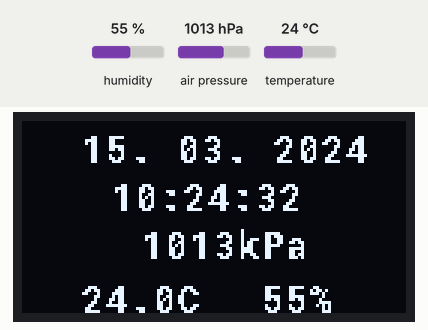
Recording of a sketch running on a simulated ESP32-C3. Parts: 128×64 one-colour display. The test bench sets the inputs (shaded band); at power-on: humidity 55 %, air pressure 1013 hPa, temperature 24 °C. WiFi joins after 1.5 s; servers stay silent unless stated; the local clock reads 2024-03-15 10:24:30 at power-on unless the sketch sets it; what the sketch prints to the serial monitor is not drawn.

Above: at 3.4 s.
3.5 s: humidity set to 22 %
At 5.1 s:
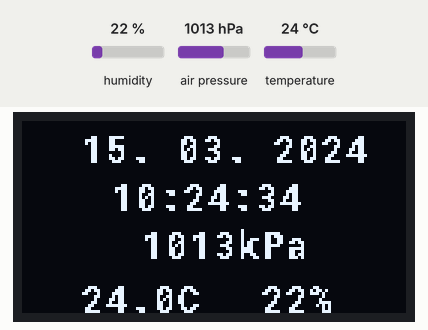
7.0 s: air pressure set to 952 hPa
At 8.5 s:
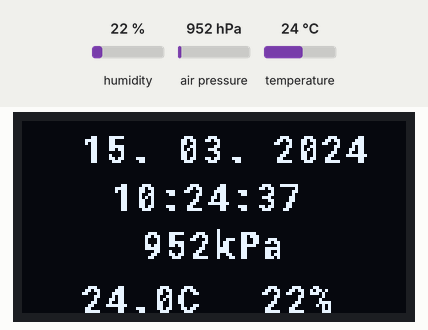
10.2 s: temperature set to 12 °C
At 11.7 s:
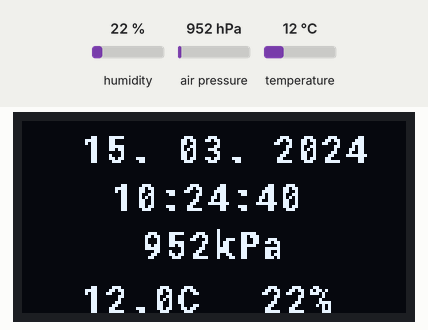
13.4 s: humidity set to 40 %
At 14.4 s:
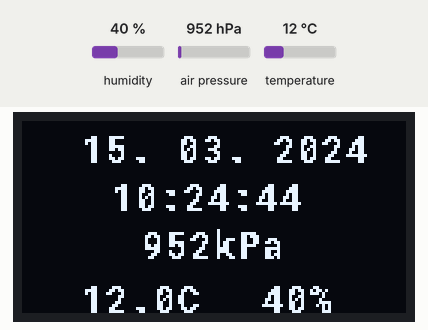
16.6 s: air pressure set to 975 hPa
At 18.0 s:
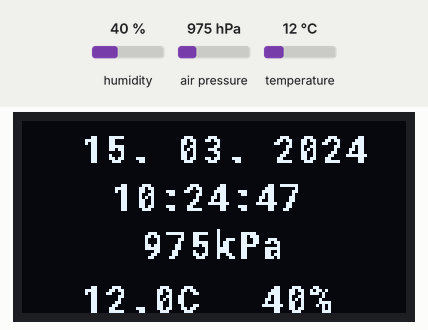
Timing chart, 0 to 19.6 s (numbered marks = the images above; inputs shaded):
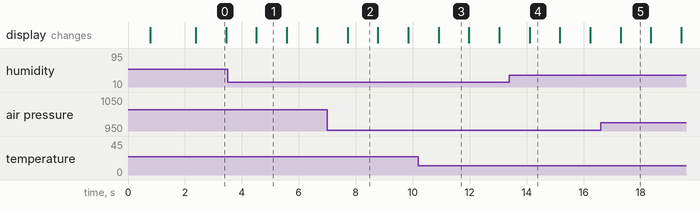

Measured:
- what the display in image 1 shows lasts 1.1 s, from 4.5 s to 5.6 s

The sketch:

esp32-oled-monitor.ino
```cpp
/*
* Example code for ESP32-C3_OLED_kit
*
* ESP32-C3-LPKit reads data from:
* * BME280: It shows the pressure, temperature and humidity
* on OLED display
*
* Hardware:
* LaskaKit ESP32-C3-LPKit                                   - https://www.laskakit.cz/laskkit-esp-12-board/
* LaskaKit BME280 Senzor tlaku, teploty a vlhkosti vzduchu  - https://www.laskakit.cz/arduino-senzor-tlaku--teploty-a-vlhkosti-bme280/
* LaskaKit OLED displej 128x64 1.3" I²C                     - https://www.laskakit.cz/laskakit-oled-displej-128x64-1-3--i2c/
*
* Library:
* https://github.com/adafruit/Adafruit_BME280_Library
* https://github.com/adafruit/Adafruit_SH110x
*
* CONFIGURATION:
* Copy config_template.h to config.h and fill in your WiFi credentials
*/

#include <Wire.h>
#include <Adafruit_GFX.h>
#include <Adafruit_SH110X.h>
#include <Math.h>
#include <time.h>

// Include configuration (if config.h doesn't exist, compilation will fail with clear error)
#include "config.h"

// NTPClient
#include <NTPClient.h>
NTPClient ntpClient;

// WiFi
#include <WiFi.h>

// Sensor
#include <Adafruit_BME280.h>
Adafruit_BME280 bme;

// fonts
#include "Roboto_Mono_Bold_12px.h"

Adafruit_SH1106G display = Adafruit_SH1106G(DISPLAY_WIDTH, DISPLAY_HEIGHT, &Wire, -1);

int co2 = 0;
float temperature = 0.0;
int pressure = 0;
int humidity = 0;

void setup() {

  // Speed of Serial
  Serial.begin(SERIAL_BAUDRATE);
  pinMode(POWER_PIN, OUTPUT);
  digitalWrite(POWER_PIN, HIGH); // enable power supply for uSup
  delay(500);

  Serial.println("Setup start");
  // set dedicated I2C pins from config
  Wire.begin(I2C_SDA_PIN, I2C_SCL_PIN); // SDA, SCL pins from config

  delay(250);                        // wait for the OLED to power up
  display.begin(OLED_ADDRESS, true);
  //display.setContrast (0); // dim display

  // Clear the buffer.
  display.clearDisplay();

  unsigned status;
  status = bme.begin();
  if (!status) {
      Serial.println("Could not find a valid BME280 sensor, check wiring, address, sensor ID!");
      while (1) delay(10);
  }

  // WiFi connection
  WiFi.begin(WIFI_SSID, WIFI_PASSWORD);
  Serial.print("Connecting to WiFi ...");
  while ( WiFi.status() != WL_CONNECTED ) {
    delay ( 500 );
    Serial.print ( "." );
  }
  Serial.println();
  Serial.println("WiFi connected.");

  // Setup NTP Client with DST rules for Czech Republic
  ntpClient.setTimeOffset(TIME_OFFSET);           // Base offset from config
  ntpClient.addDSTRule(29, 3, 2026, TIME_OFFSET); // Last Sunday in March, 2:00 AM -> 3:00 AM (GMT+2)
  ntpClient.addDSTRule(25, 10, 2026, 0);          // Last Sunday in October, 3:00 AM -> 2:00 AM (GMT+1)
  ntpClient.addDSTRule(28, 3, 2027, TIME_OFFSET); // DST starts 2027
  ntpClient.addDSTRule(31, 10, 2027, 0);          // DST ends 2027
  ntpClient.addDSTRule(27, 3, 2028, TIME_OFFSET); // DST starts 2028
  ntpClient.addDSTRule(29, 10, 2028, 0);          // DST ends 2028

  Serial.println("Setup done.");
}

void loop() {
  ntpClient.update();

  temperature = bme.readTemperature();
  humidity    = bme.readHumidity();
  pressure    = bme.readPressure() / 100.0F;

  Serial.println();
  Serial.print("Pressure:\t");
  Serial.print(pressure);
  Serial.println(" kPa");
  Serial.print("Temperature:\t");
  Serial.print(temperature);
  Serial.println(" °C");
  Serial.print("Humidity:\t");
  Serial.print(humidity);
  Serial.println("% rH");
  Serial.print("Time:\t");
  Serial.print(ntpClient.getFormattedTime());
  Serial.println("");
  Serial.print("Date:\t");
  Serial.print(ntpClient.getFormattedDate());
  Serial.println("");

  display.clearDisplay();

  // Date
  display.setFont(&Roboto_Mono_Bold_12);
  display.setTextColor(SH110X_WHITE);
  display.setCursor(20, 14);
  display.println(ntpClient.getFormattedDate());

  // Time
  display.setFont(&Roboto_Mono_Bold_12);
  display.setTextColor(SH110X_WHITE);
  display.setCursor(30, 30);
  display.println(ntpClient.getFormattedTime());

  // Pressure
  display.setFont(&Roboto_Mono_Bold_12);
  display.setTextColor(SH110X_WHITE);
  display.setCursor(40, 46);
  display.print(pressure);
  display.println("kPa");

  // Temperature
  display.setFont(&Roboto_Mono_Bold_12);
  display.setTextColor(SH110X_WHITE);
  display.setCursor(20, 64);
  display.print((round(temperature * 10) / 10.0), 1);
  display.println("C");

  // Humidity
  display.setFont(&Roboto_Mono_Bold_12);
  display.setTextColor(SH110X_WHITE);
  display.setCursor(80, 64);
  display.print(humidity);
  display.println("%");

  // update display
  display.display();

  delay(1000);
}
```

NTPClient.cpp
```cpp
#include "NTPClient.h"

NTPClient::NTPClient() {
  // Initialize DST variables
  _dstRulesCount = 0;

  // Initialize DST rules array
  for (int i = 0; i < 10; i++) {
    _dstRules[i].day = 0;
    _dstRules[i].month = 0;
    _dstRules[i].year = 0;
    _dstRules[i].offset = 0;
  }
}

void NTPClient::setPoolServerName(const char* poolServerName) {
    this->_poolServerName = poolServerName;
}

// DST Rules Implementation
bool NTPClient::addDSTRule(int day, int month, int year, long offset) {
  // Validate parameters
  if (day < 1 || day > 31 || month < 1 || month > 12 || year < 2020 || _dstRulesCount >= 10) {
    return false;
  }

  // Add the rule
  _dstRules[_dstRulesCount].day = day;
  _dstRules[_dstRulesCount].month = month;
  _dstRules[_dstRulesCount].year = year;
  _dstRules[_dstRulesCount].offset = offset;
  _dstRulesCount++;

  return true;
}

void NTPClient::clearDSTRules() {
  _dstRulesCount = 0;
  for (int i = 0; i < 10; i++) {
    _dstRules[i].day = 0;
    _dstRules[i].month = 0;
    _dstRules[i].year = 0;
    _dstRules[i].offset = 0;
  }
}

long NTPClient::_calculateCurrentOffset() {
  if (_dstRulesCount == 0) {
    return _timeOffset; // Return default offset if DST is disabled or no rules
  }

  // Get current time info
  time_t now = time(nullptr);
  struct tm* timeinfo = localtime(&now);

  int currentDay = timeinfo->tm_mday;
  int currentMonth = timeinfo->tm_mon + 1; // tm_mon is 0-based
  int currentYear = timeinfo->tm_year + 1900; // tm_year is years since 1900

  // Find the most recent applicable rule
  long applicableOffset = _timeOffset; // Default to base offset
  int mostRecentYear = 0;
  int mostRecentMonth = 0;
  int mostRecentDay = 0;

  for (int i = 0; i < _dstRulesCount; i++) {
    // Check if this rule applies to current year or a past year
    if (_dstRules[i].year <= currentYear) {
      // Check if this rule is more recent than the current applicable rule
      bool isMoreRecent = false;

      if (_dstRules[i].year > mostRecentYear) {
        isMoreRecent = true;
      } else if (_dstRules[i].year == mostRecentYear) {
        if (_dstRules[i].month > mostRecentMonth) {
          isMoreRecent = true;
        } else if (_dstRules[i].month == mostRecentMonth) {
          if (_dstRules[i].day >= mostRecentDay) {
            isMoreRecent = true;
          }
        }
      }

      // Check if the rule date has passed in the current year
      bool ruleDatePassed = false;
      if (_dstRules[i].year == currentYear) {
        if (_dstRules[i].month < currentMonth) {
          ruleDatePassed = true;
        } else if (_dstRules[i].month == currentMonth && _dstRules[i].day <= currentDay) {
          ruleDatePassed = true;
        }
      } else if (_dstRules[i].year < currentYear) {
        ruleDatePassed = true;
      }

      if (isMoreRecent && ruleDatePassed) {
        applicableOffset = _dstRules[i].offset;
        mostRecentYear = _dstRules[i].year;
        mostRecentMonth = _dstRules[i].month;
        mostRecentDay = _dstRules[i].day;
      }
    }
  }

  return applicableOffset;
}

void NTPClient::_applyDSTRules() {
  if (_dstRulesCount > 0) {
    _timeOffset = _calculateCurrentOffset();
  }
}

void NTPClient::setTimeOffset(int timeOffset) {
  this->_timeOffset     = timeOffset;
}

void NTPClient::setUpdateInterval(unsigned long updateInterval) {
  this->_updateInterval = updateInterval;
}

bool NTPClient::update() {
  // Apply DST rules before updating
  _applyDSTRules();

  // Update if updateIterval is reached or update immediately if there is no lastUpdate
  if ( (millis() - this->_lastUpdate >= this->_updateInterval) || this->_lastUpdate == 0) {
      return this->forceUpdate();
  }

  return false;  // return false if update has not been occurred
}

bool NTPClient::forceUpdate() {
  configTime(this->_timeOffset, 0, this->_poolServerName);
  if (!getLocalTime(&_timeInfo)) { // get the current time
    return false;
  }

  return true;  // return true after successful update
}

String NTPClient::getFormattedTime() const {
  char timeStringBuff[64];
  strftime(timeStringBuff, sizeof(timeStringBuff), "%H:%M:%S", &_timeInfo);

  return String(timeStringBuff);
}

String NTPClient::getFormattedDate() const {
  char dateStringBuff[64];
  strftime(dateStringBuff, sizeof(dateStringBuff), "%d. %m. %Y", &_timeInfo);

  return String(dateStringBuff);
}
```

NTPClient.h
```cpp
#pragma once

#include "Arduino.h"
#include "config.h"

// DST Rule structure
struct DSTRules {
  int day;
  int month;
  int year;
  long offset; // offset in seconds
};

class NTPClient {
  private:
    const char*   _poolServerName = NTP_SERVER; // Default time server
    long          _timeOffset     = 0;              // In s (3600 is GMT+1)
    unsigned long _updateInterval = 60000;          // In ms
    unsigned long _lastUpdate     = 0;              // In ms

    struct tm     _timeInfo;                        // Stores the current time

    // DST rules management
    DSTRules      _dstRules[10];                    // Array for DST rules (max 10 rules)
    int           _dstRulesCount = 0;               // Current number of DST rules

    long          _calculateCurrentOffset();        // Calculate offset based on DST rules
    void          _applyDSTRules();                 // Apply DST rules to current time offset

  public:
    NTPClient();

    /**
     * Set time server name
     *
     * @param poolServerName
     */
    void setPoolServerName(const char* poolServerName);

    /**
     * Changes the time offset.
     */
    void setTimeOffset(int timeOffset);

    /**
     * Add a DST (Daylight Saving Time) rule
     *
     * Example for Czech Republic:
     * ntpClient.addDSTRule(29, 3, 2026, 3600);  // March 29, 2026, GMT+2 (DST starts)
     * ntpClient.addDSTRule(25, 10, 2026, 0);    // October 25, 2026, GMT+1 (DST ends)
     *
     * @param day Day of month (1-31)
     * @param month Month (1-12)
     * @param year Year (e.g., 2026)
     * @param offset Time offset in seconds (e.g., 3600 for GMT+1, 0 for GMT+0)
     * @return true if rule was added successfully, false if max rules reached
     */
    bool addDSTRule(int day, int month, int year, long offset);

    /**
     * Clear all DST rules
     */
    void clearDSTRules();

    /**
     * Set the update interval to another frequency.
     */
    void setUpdateInterval(unsigned long updateInterval);

    /**
     * This should be called in the main loop of your application. By default an update from the NTP Server is only
     * made every 60 seconds.
     *
     * @return true on success, false on failure
     */
    bool update();

    /**
     * This will force the update from the NTP Server.
     *
     * @return true on success, false on failure
     */
    bool forceUpdate();

    /**
     * @return time formatted like `hh:mm:ss`
     */
    String getFormattedTime() const;

    /**
     * @return time formatted like `DD.MM.YYYY`
     */
    String getFormattedDate() const;
};
```

config_template.h
```cpp
/*
 * Configuration file template
 *
 * Copy this file as "config.h" an fill with correct values
 */

#pragma once

// WiFi settings
#define WIFI_SSID "WiFi_SSID"
#define WIFI_PASSWORD "WiFi_Password"

// OLED settings
#define OLED_ADDRESS 0x3c

// NTP settings
#define NTP_SERVER "pool.ntp.org"
#define TIME_OFFSET 3600

// Power pin for ESP32-C3-LPKit
#define POWER_PIN 4

// I2C pins for ESP32-C3-LPKit v3
#define I2C_SDA_PIN 8
#define I2C_SCL_PIN 10

// Display settings
#define DISPLAY_WIDTH 128
#define DISPLAY_HEIGHT 64

// Serial baudrate
#define SERIAL_BAUDRATE 9600
```

Source omitted: ono_Bold_12px.h (data table, 9089 bytes)
